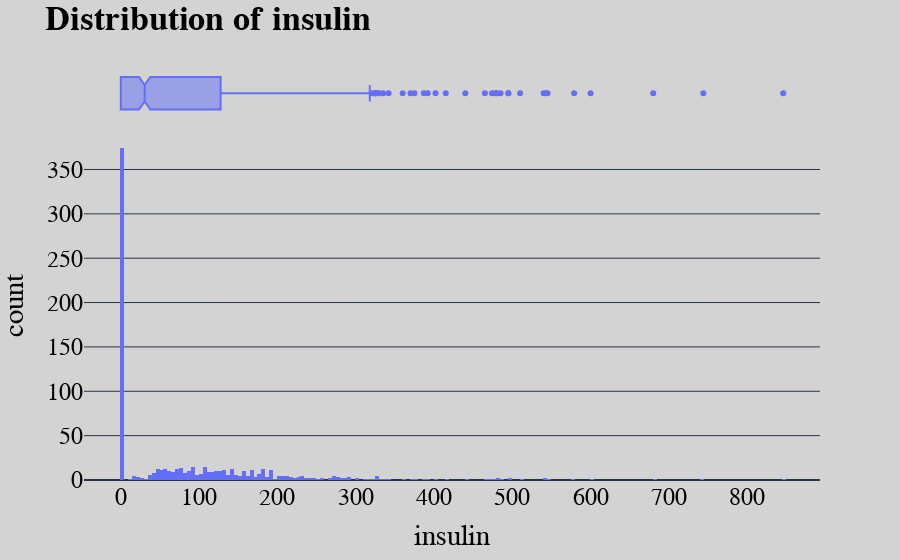

The code cell stored with this chart in its notebook:
### Code cell
plot_hist('insulin')

### Figure 1 — Plotly figure (JSON) as saved in the notebook; plotly's stock layout.template omitted (floating-point values rounded to 4 significant figures; data arrays with more than 128 entries replaced by an {"elided": "..."} marker saying what was removed)
{"data": [{"alignmentgroup": "True", "bingroup": "x", "hovertemplate": "insulin=%{x}<br>count=%{y}<extra></extra>", "legendgroup": "", "marker": {"color": "#636efa", "pattern": {"shape": ""}}, "name": "", "nbinsx": 186, "offsetgroup": "", "orientation": "v", "showlegend": false, "type": "histogram", "x": {"elided": "768 int values"}, "xaxis": "x", "yaxis": "y"}, {"alignmentgroup": "True", "hovertemplate": "insulin=%{x}<extra></extra>", "legendgroup": "", "marker": {"color": "#636efa"}, "name": "", "notched": true, "offsetgroup": "", "showlegend": false, "type": "box", "x": {"elided": "768 int values"}, "xaxis": "x2", "yaxis": "y2"}], "layout": {"barmode": "relative", "font": {"color": "black", "family": "San Serif", "size": 24}, "legend": {"tracegroupgap": 0}, "margin": {"t": 60}, "paper_bgcolor": "lightgray", "plot_bgcolor": "lightgray", "title": {"text": "<b>Distribution of insulin<b>"}, "xaxis": {"anchor": "y", "domain": [0, 1], "showgrid": false, "title": {"text": "insulin"}, "zeroline": false}, "xaxis2": {"anchor": "y2", "domain": [0, 1], "matches": "x", "showgrid": false, "showticklabels": false, "zeroline": false}, "yaxis": {"anchor": "x", "domain": [0, 0.8316], "title": {"text": "count"}}, "yaxis2": {"anchor": "x2", "domain": [0.8416, 1], "matches": "y2", "showgrid": false, "showline": false, "showticklabels": false, "ticks": ""}}}
